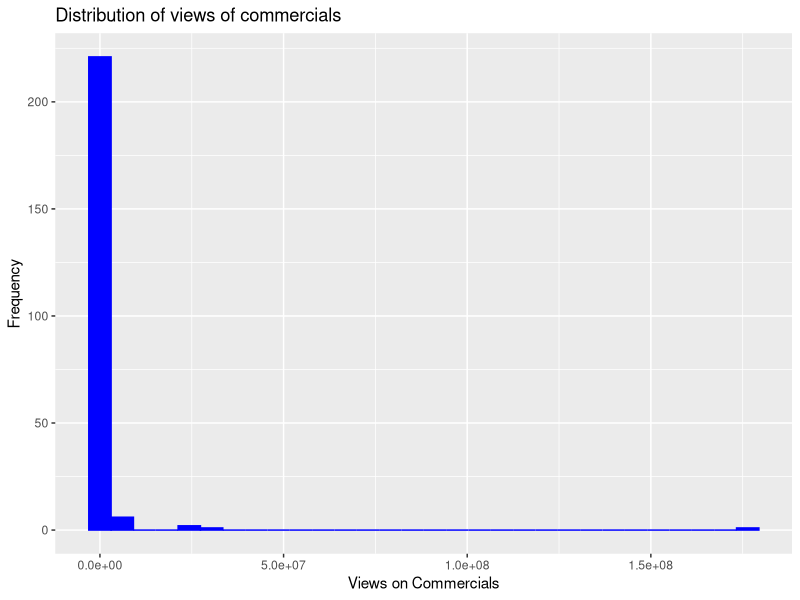
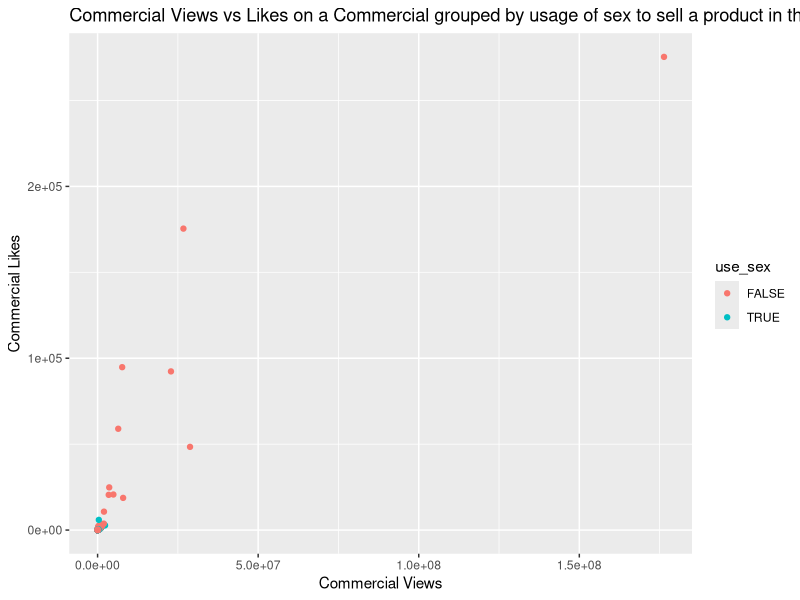
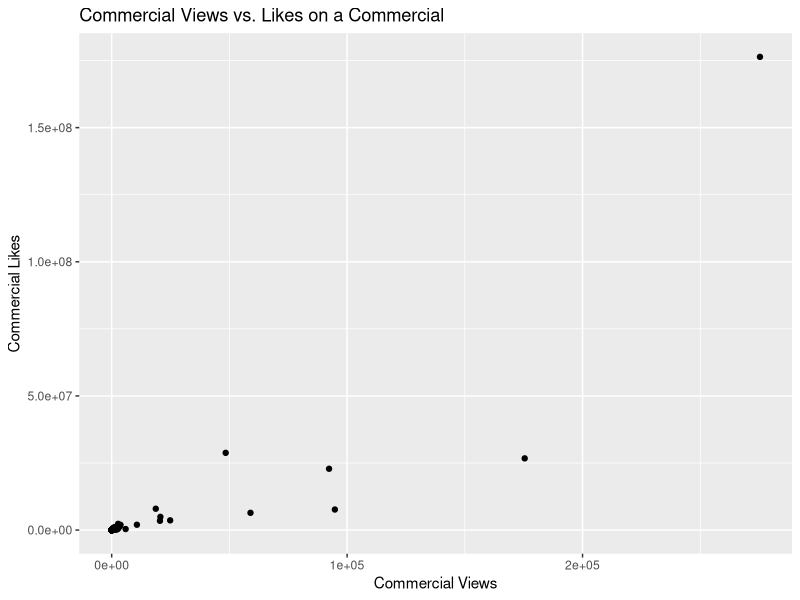
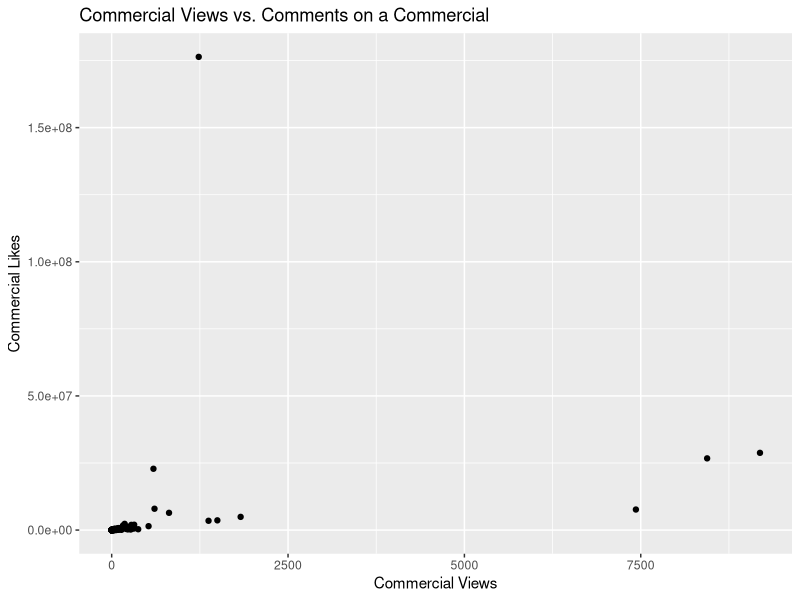
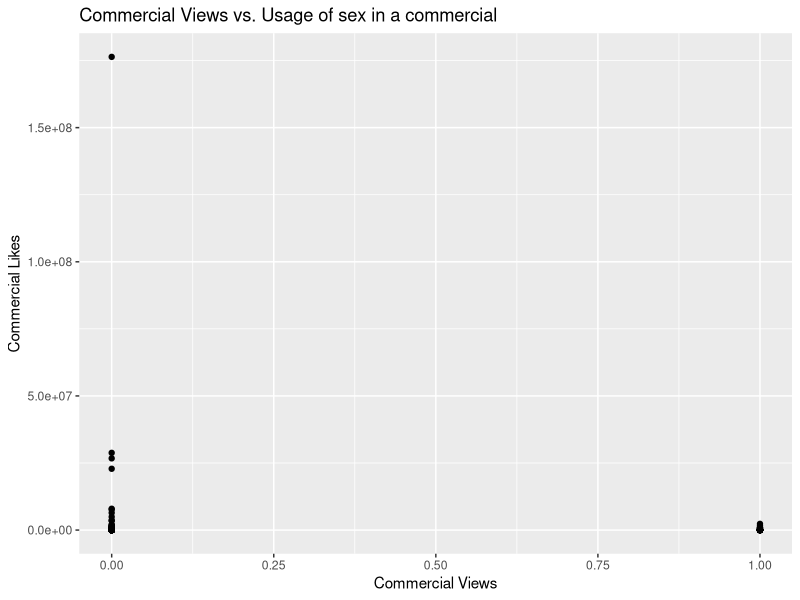
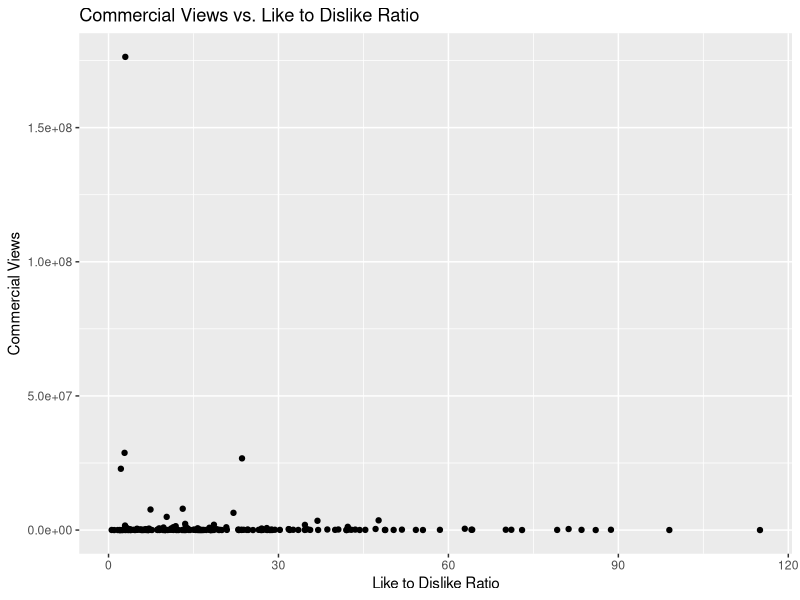

R code for these plots, in order:
## ---- chunk 1
superbowl <- read.csv("Project1_SuperBowlAds.csv")
## ---- chunk 2
library(ggplot2)
ggplot(superbowl, aes(x = view_count)) + geom_histogram(col = "blue", fill = "blue") + labs(title = "Distribution of views of commercials", x = "Views on Commercials", y = "Frequency")
## ---- chunk 3
ggplot(superbowl, aes(x = view_count, y = like_count, color = use_sex)) + geom_point() + labs(title = "Commercial Views vs Likes on a Commercial grouped by usage of sex to sell a product in the commercial", x = "Commercial Views", y = "Commercial Likes")
## ---- chunk 4
ggplot(superbowl, aes(y = view_count, x = like_count)) + geom_point() + labs(title = "Commercial Views vs. Likes on a Commercial", x = "Commercial Views", y = "Commercial Likes")
ggplot(superbowl, aes(y = view_count, x = comment_count)) + geom_point() + labs(title = "Commercial Views vs. Comments on a Commercial", x = "Commercial Views", y = "Commercial Likes")
superbowl$use_sex = as.integer(superbowl$use_sex)
ggplot(superbowl, aes(y = view_count, x = use_sex)) + geom_point() + labs(title = "Commercial Views vs. Usage of sex in a commercial", x = "Commercial Views", y = "Commercial Likes")

superbowl = na.omit(superbowl)
## ---- chunk 5
superbowl$likedislikeratio = superbowl$like_count / superbowl$dislike_count
superbowl <- na.omit(superbowl)

stat <- superbowl[superbowl$likedislikeratio != Inf, ]
ggplot(stat, aes(x = likedislikeratio, y = view_count)) + geom_point() + labs(title = "Commercial Views vs. Like to Dislike Ratio", x = "Like to Dislike Ratio", y = "Commercial Views")
